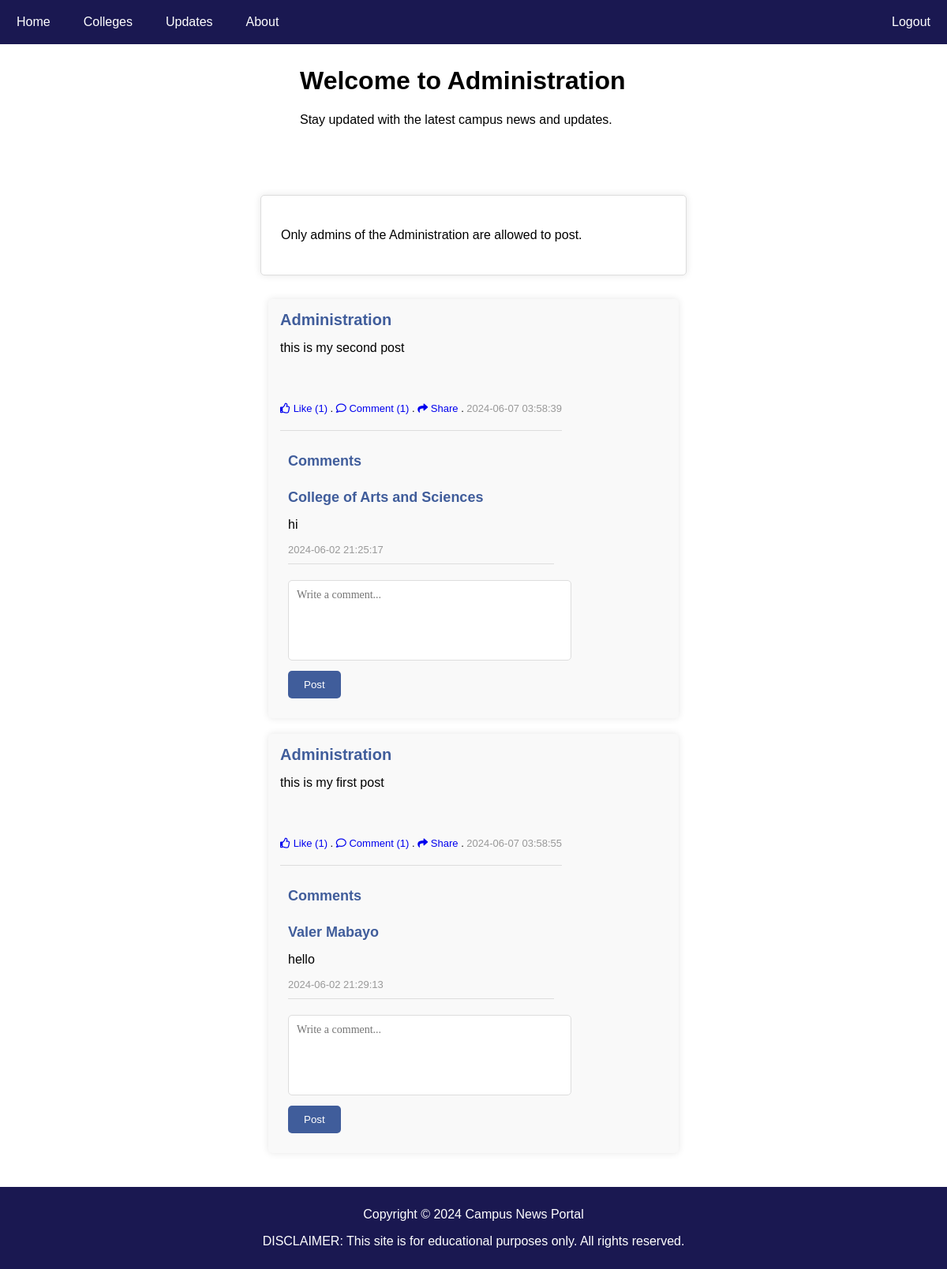
The page /Administration.php (signed in) on the database its author committed.
### tables this page shows
CREATE TABLE `admin_posts` (
  `id` bigint(19) NOT NULL,
  `postid` bigint(19) NOT NULL,
  `userid` bigint(19) NOT NULL,
  `post` text NOT NULL,
  `image` varchar(250) NOT NULL,
  `comments` int(11) NOT NULL,
  `likes` int(11) NOT NULL,
  `share` int(11) NOT NULL,
  `date` timestamp NOT NULL DEFAULT current_timestamp() ON UPDATE current_timestamp(),
  `has_image` int(11) NOT NULL
);

CREATE TABLE `users` (
  `id` bigint(19) NOT NULL,
  `userid` bigint(19) NOT NULL,
  `username` varchar(255) NOT NULL,
  `email` varchar(255) NOT NULL,
  `password` char(60) NOT NULL,
  `site` enum('admin','user') NOT NULL,
  `contact_number` char(10) NOT NULL,
  `date` timestamp NOT NULL DEFAULT current_timestamp() ON UPDATE current_timestamp(),
  `department` varchar(100) NOT NULL
);

CREATE TABLE `admin_comments` (
  `id` int(11) NOT NULL,
  `user_id` bigint(20) NOT NULL,
  `post_id` bigint(20) NOT NULL,
  `comment` text NOT NULL,
  `date` datetime DEFAULT current_timestamp()
);

### classes/connect.php (called while the page is built, shortened)
<?php
class Database {
    private $host = "localhost";
    private $user = "root";
    private $pass = "";
    private $dbname = "campusportal_db";
    private $dbh;
    public function __construct() {
        $dsn = 'mysql:host=' . $this->host . ';dbname=' . $this->dbname;
        $options = array(
            PDO::ATTR_PERSISTENT => true,
            PDO::ATTR_ERRMODE => PDO::ERRMODE_EXCEPTION
        );
        try {
            $this->dbh = new PDO($dsn, $this->user, $this->pass, $options);
        } catch (PDOException $e) {
            $this->error = $e->getMessage();
            echo $this->error;
        }
    }
    public function read($query) {
        $this->stmt = $this->dbh->prepare($query);
        if ($this->stmt->execute()) {
            return $this->stmt->fetchAll(PDO::FETCH_ASSOC);
        } else {
            return false;
        }
    }
}
?>

### classes/user.php (called while the page is built)
<?php
class User{
	public function get_data($id){
		$query = "select * from users where userid = '$id' limit 1";
		$DB = new Database();
		$result = $DB->read($query);
		if($result){
			$row = $result[0];
			return $row;
		}else{
			return false;
		}
	}
	public function get_user($id){
		$query = "select * from users where userid = '$id' limit 1";
		$DB = new Database();
		$result = $DB->read($query);
		if($result){
			return $result[0];
		}else{
			return false;
		}
	}
}

### classes/admin_post.php (called while the page is built, shortened)
<?php
class Post{
    public function get_posts($id){
    	$query = "select * from admin_posts order by id desc limit 10";
        $DB = new Database();
        $result = $DB->read($query);
        if ($result) {
        	return $result;
        }else{
        	return false;
        }
    }
}

### admin_post.php (the view, shortened to what this page needs)
<?php
$post_id = $ROW['postid'];
$stmt = $con->prepare("SELECT admin_comments.comment, admin_comments.date, users.username
                        FROM admin_comments
                        JOIN users ON admin_comments.user_id = users.userid
                        WHERE admin_comments.post_id = ?
                        ORDER BY admin_comments.date ASC");
$stmt->bind_param("i", $post_id);
$stmt->execute();
$result = $stmt->get_result();
$comments = [];
while ($row = $result->fetch_assoc()) {
    $comments[] = $row;
}
$stmt_count = $con->prepare("SELECT COUNT(*) as comment_count FROM admin_comments WHERE post_id = ?");
$stmt_count->bind_param("i", $post_id);
$stmt_count->execute();
$stmt_count->bind_result($comment_count);
?>
<body>
<div id="post">
    <div>
        <div style="font-weight: bold; color: #405d9b; font-size: 20px;"><?php echo htmlspecialchars($ROW_USER['username']); ?></div>
        <br>
        <div style="font-size: 16px;"><?php echo nl2br(htmlspecialchars($ROW['post'])); ?></div>
        <br><br>
        <br><br>
        <?php $likes = ($ROW['likes'] > 0) ? "(" . $ROW['likes'] . ")" : ""; ?>
        <a href="admin_like.php?type=post&id=<?php echo htmlspecialchars($ROW['postid']); ?>" style="text-decoration: none;">
            <i class="far fa-thumbs-up"></i> Like <?php echo htmlspecialchars($likes); ?>
        </a> .
        <a href="#type=post&id=<?php echo htmlspecialchars($ROW['postid']); ?>" style="text-decoration: none;">
            <i class="far fa-comment"></i> Comment (<?php echo htmlspecialchars($comment_count); ?>)
        </a> .
        <a href="javascript:void(0);" onclick="shareOnFacebook('<?php echo htmlspecialchars('http://localhost/campusnewsportal/admin_post.php?id=' . $ROW['postid']); ?>')" style="text-decoration: none;">
            <i class="fa fa-share"></i> Share</a> .
        <span style="color: #999;"><?php echo htmlspecialchars($ROW['date']); ?></span>
        <div class="comments-section">
            <h3>Comments</h3><br>
            <?php if (!empty($comments)): ?>
                <div class="comments-list">
                    <?php foreach ($comments as $comment): ?>
                        <div class="comment">
                            <div style="font-weight: bold; color: #405d9b; font-size: 18px;"><?php echo htmlspecialchars($comment['username']); ?></div><br>
                            <div style="font-size: 16px;"><?php echo nl2br(htmlspecialchars($comment['comment'])); ?></div><br>
                            <div style="color: #999;"><?php echo htmlspecialchars($comment['date']); ?></div>
                        </div>
                    <?php endforeach; ?>
                </div>
            <?php else: ?>
                <p>No comments yet.</p>
            <?php endif; ?>
            <form method="POST" action="admin_comment.php">
                <div class="comment-form">
                    <textarea id="comment" name="comment" placeholder="Write a comment..." required></textarea>
                    <button type="submit">Post</button>
                </div>
            </form>
        </div>
    </div>
</div>
</body>
</html>

### Administration.php (shortened to what this page needs)
<?php
include("database.php");
include("classes/connect.php");
include("classes/user.php");
include("classes/admin_post.php");
if (isset($_SESSION['campusportal_userid']) && is_numeric($_SESSION['campusportal_userid'])) {
    $id = $_SESSION['campusportal_userid'];
    $login = new Login();
    $result = $login->check_login($id);
    if ($result) {
        $user = new User();
        $user_data = $user->get_data($id);
    } else {
        header('Location: login.php');
        die;
    }
} else {
    header('Location: login.php');
    die;
}
$post = new Post();
$id = $_SESSION['campusportal_userid'];
$posts = $post->get_posts($id);
?>
<!DOCTYPE html>
<html lang="en">
<head>
    <link rel="stylesheet" href="styles1.css">
    <link rel="stylesheet" href="https://cdnjs.cloudflare.com/ajax/libs/font-awesome/5.15.3/css/all.min.css">
    <link rel="stylesheet" href="https://cdnjs.cloudflare.com/ajax/libs/font-awesome/5.15.4/css/all.min.css"
 />
</head>
<body>
<div>
    <nav>
        <ul>
            <li><a href="index.php">Home</a></li>
            <li class="dropdown">
                <a href="#Colleges">Colleges</a>
            </li>
            <li class="dropdown">
                <a href="#Updates">Updates</a>
            </li>
            <li class="dropdown">
                <a href="#About">About</a>
            </li>
            <li class="logout-btn"><a href="logout.php">Logout</a></li>
        </ul>
    </nav>
</div>
<div class="container">
    <div class="main-content">
        <div class="write-post-container">
            <div class="main">
                <h1>Welcome to Administration</h1>
                <p>Stay updated with the latest campus news and updates.</p>
            </div>
        </div>
        <div class="posting-area">
                <?php if ($user_data['site'] == 'admin' && $user_data['department'] == 'Administration'): ?>
                    <form method="post" enctype="multipart/form-data">
                        <textarea name="post" placeholder="What's on your mind?"></textarea>
                        <input type="file" name="file">
                        <input id="post_button" type="submit" value="Post">
                        <br>
                    </form>
                <?php else: ?>
                    <p>Only admins of the Administration are allowed to post.</p>
                <?php endif; ?>
            </div>
            <div id="post_bar">
                <?php
                if ($posts) {
                    foreach ($posts as $ROW) {
                        $user = new User();
                        $ROW_USER = $user->get_user($ROW['userid']);
                        include("admin_post.php");
                    }
                }
                ?>
<footer>
    <p>Copyright &copy; 2024 Campus News Portal</p>
    <p>DISCLAIMER: This site is for educational purposes only. All rights reserved.</p>
</footer>
</body>
</html>

### styles1.css (style rules this page uses)
nav { position: fixed; top: 0; left: 0; right: 0; z-index: 9999; }
ul { list-style-type: none; margin: 0; padding: 0; overflow: hidden; background-color: #1A1851; }
li { display: inline; }
li { float: left; text-decoration: none; list-style: none; padding: 5px }
li a { color: black; text-decoration: none; }
body, ul { margin: 0; padding: 0; }
li { float: left; text-decoration: none; list-style: none; }
li a, .dropbtn { display: inline-block; color: white; text-align: center; padding: 14px 16px; text-decoration: none; }
li.dropdown { display: inline-block; }
.logout-btn { float: right; }
.container { display: flex; justify-content: space-between; padding: 13px 5%; }
.main-content { flex-basis: 50% }
.write-post-container { width: 100%; background: #fff; border-radius: 6px; padding: 50px; }
footer { background-color: #1A1851; color: white; text-align: center; padding: 10px 0; }
textarea { width: 100%; border: none; font-family: tahoma; font-size: 14px; height: 60px; }
#post_bar { margin-top: 20px; background-color: white; padding: 10px; }
#post { padding: 4px; font-size: 13px; display: flex; margin-bottom: 20px; }

### Administration.php (style rules this page uses)
body { font-family: 'Poppins', sans-serif; background-color: #ffffff; margin: 0; padding: 0; }
#post { background-color: #f9f9f9; padding: 15px; border-radius: 5px; box-shadow: 0 0 10px rgba(0, 0, 0, 0.1); margin-bottom: 20px; }
.comments-section { margin-top: 20px; padding: 10px; border-top: 1px solid #ddd; }
.comments-section h3 { margin-bottom: 10px; font-size: 18px; color: #405d9b; }
.comment { margin-bottom: 15px; padding-bottom: 10px; border-bottom: 1px solid #ddd; }
.comment-form { margin-top: 20px; }
.comment-form textarea { width: 100%; height: 80px; padding: 10px; border: 1px solid #ddd; border-radius: 5px; resize: none; }
.comment-form button { margin-top: 10px; padding: 10px 20px; background-color: #405d9b; color: white; border: none; border-radius: 5px; cursor: pointer; }
.posting-area { margin-top: 20px; padding: 25px; background-color: #fff; border: 1px solid #ddd; border-radius: 5px; box-shadow: 0 0 10px rgba(0, 0, 0, 0.1); }

### rows shown on the page
admin_posts: users.username "Administration", post "this is my second post", likes "(1)", comment_count "1", date "2024-06-07 03:58:39"
admin_comments: users.username "College of Arts and Sciences", comment "hi", date "2024-06-02 21:25:17"
admin_posts: users.username "Administration", post "this is my first post", likes "(1)", comment_count "1", date "2024-06-07 03:58:55"
admin_comments: users.username "Valer Mabayo", comment "hello", date "2024-06-02 21:29:13"
